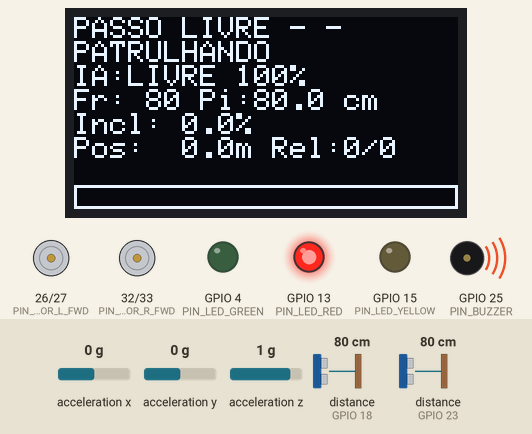
Recording of a sketch running on a simulated ESP32. Parts: 128×64 one-colour display, motor-driver pin pairs drawn as motors (green arrow = first pin HIGH = forward, orange = second pin HIGH = backward, longer = more drive), output pins drawn as LEDs (lit = HIGH), buzzer (waves = sounding). Wiring (from diagram.json): 2 × ultrasonic range finder: trigger GPIO 5, echo GPIO 18 / trigger GPIO 19, echo GPIO 23; MPU-6050 motion sensor at I2C address 0x68. The test bench sets the inputs (shaded band); at power-on: distance to the obstacle (sensors on GPIO 23, GPIO 18) 80 cm, acceleration x 0 g, acceleration y 0 g, acceleration z 1 g. The echo pulse lasts 58.3 µs per cm; WiFi joins after 1.5 s; servers stay silent unless stated; the local clock reads 2024-03-15 10:24:30 at power-on unless the sketch sets it; random numbers use the default seed unless the sketch sets one; no MQTT or app messages arrive unless stated; pins used as bus, display or sensor lines are not drawn; what the sketch prints to the serial monitor is not drawn.

Above: at 1.2 s.
1.3 s: distance to the obstacle (sensor on GPIO 23) set to 15 cm
At 2.8 s:
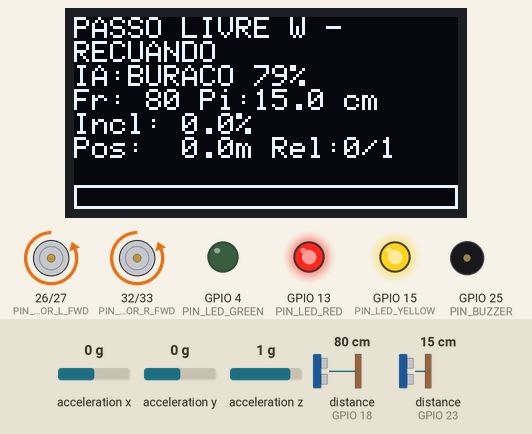
3.3 s: distance to the obstacle (sensor on GPIO 23) set to 11 cm
At 4.28 s:
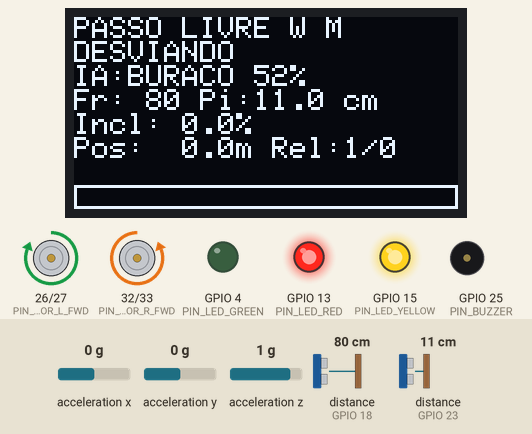
6.3 s: distance to the obstacle (sensor on GPIO 18) set to 70 cm
At 6.7 s:
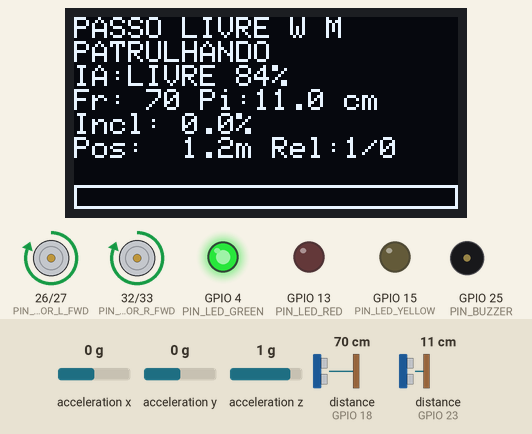
8.0 s: distance to the obstacle (sensor on GPIO 18) set to 64 cm
At 10.7 s:
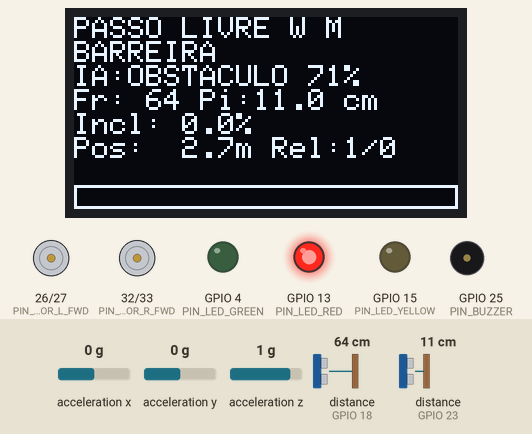
11.0 s: acceleration x set to -1.4 g
At 12.1 s:
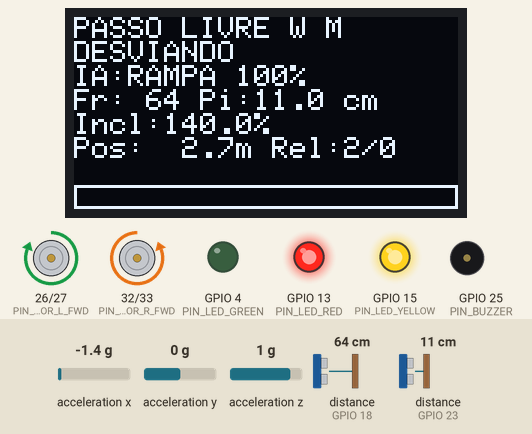
13.8 s: distance to the obstacle (sensor on GPIO 18) set to 13 cm
At 14.58 s:
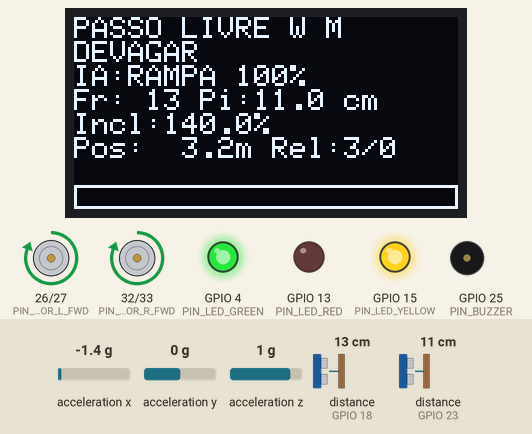
15.8 s: distance to the obstacle (sensor on GPIO 18) set to 10 cm
Timing chart, 0 to 18.8 s (numbered marks = the images above; inputs shaded):
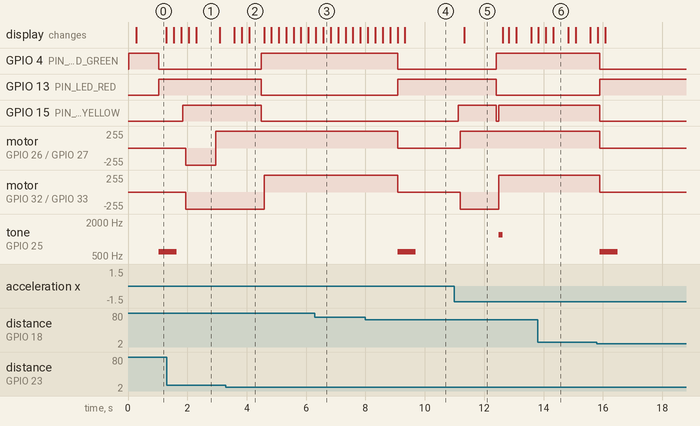

The sketch:

sketch.ino
```cpp
/*
 * ===================================================================
 *  PASSO LIVRE - Robô de vistoria de passagens acessíveis (Maker Lab)
 *  FIAP Global Solution 2026.2 - CitizenTech - Engenharia de Software 4º ano
 * ===================================================================
 *  O robô percorre um trecho de calçada, lê três sensores e um modelo
 *  TinyML embarcado (passo_livre_model.h) classifica cada janela de 1 s:
 *
 *     LIVRE | OBSTACULO | PESSOA | BURACO | DEGRAU | RAMPA
 *
 *  Barreiras confirmadas viram RELATOS georreferenciados, publicados via
 *  MQTT e exibidos no mapa colaborativo do Passo Livre.
 *
 *  Sensores
 *    - HC-SR04 frontal  : obstáculo/pessoa à frente
 *    - HC-SR04 de piso  : (SENSOR ADICIONAL) desnível - buraco ou degrau sem rampa
 *    - MPU6050          : (SENSOR ADICIONAL) inclinação - rampa acima de 8,33 % (NBR 9050)
 *  Atuadores: motores (pinos L298N), LEDs de estado, buzzer, OLED.
 * ===================================================================
 */
#include <WiFi.h>
#include <Wire.h>
#include <PubSubClient.h>
#include <Adafruit_GFX.h>
#include <Adafruit_SSD1306.h>
#include <math.h>
#include <time.h>
#include "passo_livre_model.h"

// ------------------------------------------------------------ configuração
#define DEVICE_ID     "robo-01"
#define WIFI_SSID     "Wokwi-GUEST"      // no carrinho real: rede do campus
#define WIFI_PASS     ""
#define MQTT_HOST     "broker.hivemq.com"
#define MQTT_PORT     1883
#define TOPIC_BASE    "passolivre/gs2026-4es"   // troque pelo ID da equipe
// Tópicos: <base>/relatos  (barreiras)   <base>/telemetria/<device> (posição/estado)

// ------------------------------------------------------------ pinos
#define PIN_FRONT_TRIG 5
#define PIN_FRONT_ECHO 18
#define PIN_FLOOR_TRIG 19
#define PIN_FLOOR_ECHO 23
#define PIN_LED_GREEN  4
#define PIN_LED_YELLOW 15
#define PIN_LED_RED    13
#define PIN_BUZZER     25
// L298N (carrinho físico). No Wokwi o movimento é simulado pela odometria.
#define PIN_MOTOR_L_FWD 26
#define PIN_MOTOR_L_REV 27
#define PIN_MOTOR_R_FWD 32
#define PIN_MOTOR_R_REV 33

#define MPU_ADDR 0x68
#define OLED_ADDR 0x3C

// ------------------------------------------------------------ parâmetros
const uint32_t SAMPLE_MS        = 100;    // 10 Hz -> janela de 1 s
const float    MAX_CM           = 400.0;
const float    SPEED_MPS        = 0.6;    // velocidade simulada de patrulha
const float    SPEED_SLOW_MPS   = 0.25;   // em rampa
const float    MIN_CONFIDENCE   = 0.70;
const int      CONFIRM_WINDOWS  = 3;      // classe precisa se repetir 3x seguidas (~300 ms)
const float    SAFETY_FLOOR_HI  = 18.0;   // reflexo: piso sumiu -> para JÁ, sem esperar a IA
const float    SAFETY_FLOOR_LO  = 5.0;    // reflexo: degrau à frente
const float    SAFETY_FRONT_CM  = 12.0;   // reflexo: colisão iminente
const uint32_t OBSTACLE_REPORT_MS = 2000; // obstáculo parado 2 s = barreira, não pedestre
const float    DEDUP_RADIUS_M   = 5.0;    // não repete o mesmo relato no mesmo lugar
const int      QUEUE_SIZE       = 20;     // relatos guardados se a rede cair

// Trecho simulado: calçada norte da Av. Paulista, entre a Al. Casa Branca e a R. Itapeva (~268 m)
const double ROUTE_A_LAT = -23.561224, ROUTE_A_LON = -46.656248;
const double ROUTE_B_LAT = -23.562969, ROUTE_B_LON = -46.654435;
const float  ROUTE_LEN_M = 268.0;

// ------------------------------------------------------------ estado
Adafruit_SSD1306 oled(128, 64, &Wire, -1);
WiFiClient net;
PubSubClient mqtt(net);

float bufFront[PL_WINDOW], bufFloor[PL_WINDOW], bufPitch[PL_WINDOW];
int   bufCount = 0;
float lastFront = MAX_CM, lastFloor = 10, lastPitch = 0;

enum RobotState { PATRULHANDO, DEVAGAR, AGUARDANDO_PESSOA, PARADO_BARREIRA, RECUANDO, DESVIANDO };
const char* STATE_NAMES[] = { "PATRULHANDO", "DEVAGAR", "AGUARD.PESSOA", "BARREIRA", "RECUANDO", "DESVIANDO" };
RobotState state = PATRULHANDO;
uint32_t stateSince = 0;

int   rawClass = PL_LIVRE, candClass = PL_LIVRE, candCount = 0;
int   confirmedClass = PL_LIVRE;
float confirmedConf = 1.0;
float probs[PL_N_CLASSES];

float posM = 0;      // posição no trecho (odometria)
int   direction = 1; // 1 = A->B, -1 = B->A
bool  safetyStop = false;
bool  obstacleReported = false;

struct Report { int cls; float posM; uint32_t at; };
Report lastReports[8]; int lastReportIdx = 0;
String queue[QUEUE_SIZE]; int qHead = 0, qCount = 0;
uint32_t reportSeq = 0, reportsSent = 0, bootId = 0;

// ------------------------------------------------------------ sensores
float readUltrasonic(int trig, int echo) {
  digitalWrite(trig, LOW);  delayMicroseconds(2);
  digitalWrite(trig, HIGH); delayMicroseconds(10);
  digitalWrite(trig, LOW);
  unsigned long us = pulseIn(echo, HIGH, 25000UL);     // 25 ms ~ 4 m
  if (us == 0) return MAX_CM;                          // eco perdido = nada ao alcance
  float cm = us * 0.0343f / 2.0f;
  return constrain(cm, 2.0f, MAX_CM);
}

void mpuInit() {
  Wire.beginTransmission(MPU_ADDR); Wire.write(0x6B); Wire.write(0); Wire.endTransmission(); // acorda
}

float readPitchDeg() {
  Wire.beginTransmission(MPU_ADDR); Wire.write(0x3B); Wire.endTransmission(false);
  if (Wire.requestFrom(MPU_ADDR, 6) != 6) return lastPitch;
  int16_t ax = (Wire.read() << 8) | Wire.read();
  int16_t ay = (Wire.read() << 8) | Wire.read();
  int16_t az = (Wire.read() << 8) | Wire.read();
  // eixo X apontado para a frente do robô
  return atan2f((float)ax, sqrtf((float)ay * ay + (float)az * az)) * 180.0f / PI;
}

void pushSample(float f, float fl, float p) {
  if (bufCount < PL_WINDOW) {
    bufFront[bufCount] = f; bufFloor[bufCount] = fl; bufPitch[bufCount] = p; bufCount++;
    return;
  }
  for (int i = 1; i < PL_WINDOW; i++) {
    bufFront[i - 1] = bufFront[i]; bufFloor[i - 1] = bufFloor[i]; bufPitch[i - 1] = bufPitch[i];
  }
  bufFront[PL_WINDOW - 1] = f; bufFloor[PL_WINDOW - 1] = fl; bufPitch[PL_WINDOW - 1] = p;
}

// ------------------------------------------------------------ atuadores
void motors(int left, int right) {   // -1 ré, 0 parado, 1 frente
  digitalWrite(PIN_MOTOR_L_FWD, left > 0);  digitalWrite(PIN_MOTOR_L_REV, left < 0);
  digitalWrite(PIN_MOTOR_R_FWD, right > 0); digitalWrite(PIN_MOTOR_R_REV, right < 0);
}

void leds(bool g, bool y, bool r) {
  digitalWrite(PIN_LED_GREEN, g); digitalWrite(PIN_LED_YELLOW, y); digitalWrite(PIN_LED_RED, r);
}

void beep(int freq, int ms) { tone(PIN_BUZZER, freq, ms); }

void setState(RobotState s) {
  if (s == state) return;
  state = s; stateSince = millis();
  Serial.printf("[estado] -> %s\n", STATE_NAMES[s]);
  switch (s) {
    case PATRULHANDO:       leds(1, 0, 0); break;
    case DEVAGAR:           leds(1, 1, 0); beep(1200, 120); break;
    case AGUARDANDO_PESSOA: leds(0, 1, 0); beep(1800, 80); break;   // aviso curto e gentil
    case PARADO_BARREIRA:   leds(0, 0, 1); beep(600, 600); break;   // alerta longo
    case RECUANDO:          leds(0, 1, 1); break;
    case DESVIANDO:         leds(0, 1, 1); break;
  }
}

// ------------------------------------------------------------ posição
void currentLatLon(double& lat, double& lon) {
  double t = posM / ROUTE_LEN_M;
  lat = ROUTE_A_LAT + (ROUTE_B_LAT - ROUTE_A_LAT) * t;
  lon = ROUTE_A_LON + (ROUTE_B_LON - ROUTE_A_LON) * t;
}

void advance(float mps, float dt) {
  posM += direction * mps * dt;
  if (posM >= ROUTE_LEN_M) { posM = ROUTE_LEN_M; direction = -1; }
  if (posM <= 0)           { posM = 0;           direction = 1;  }
}

// ------------------------------------------------------------ relatos
const char* reportType(int cls) {
  switch (cls) {
    case PL_OBSTACULO: return "OBSTACULO_CALCADA";
    case PL_BURACO:    return "BURACO";
    case PL_DEGRAU:    return "DEGRAU_SEM_RAMPA";
    case PL_RAMPA:     return "RAMPA_INCLINACAO_EXCESSIVA";
    default:           return nullptr;   // LIVRE e PESSOA não viram relato (LGPD: robô não registra pessoas)
  }
}

bool isDuplicate(int cls) {
  for (auto& r : lastReports)
    if (r.at && r.cls == cls && fabsf(r.posM - posM) < DEDUP_RADIUS_M && millis() - r.at < 120000) return true;
  return false;
}

void isoNow(char* out, size_t n) {
  struct tm t;
  if (getLocalTime(&t, 10)) strftime(out, n, "%Y-%m-%dT%H:%M:%SZ", &t);
  else if (n) out[0] = '\0';                          // sem NTP: backend usa a hora de chegada
}

void enqueue(const String& payload) {
  int idx = (qHead + qCount) % QUEUE_SIZE;
  if (qCount == QUEUE_SIZE) { qHead = (qHead + 1) % QUEUE_SIZE; qCount--; } // descarta o mais antigo
  queue[idx] = payload; qCount++;
}

void flushQueue() {
  while (qCount > 0 && mqtt.connected()) {
    if (!mqtt.publish(TOPIC_BASE "/relatos", queue[qHead].c_str())) break;
    reportsSent++;
    qHead = (qHead + 1) % QUEUE_SIZE; qCount--;
  }
}

void report(int cls, float conf) {
  const char* type = reportType(cls);
  if (!type || isDuplicate(cls)) return;

  double lat, lon; currentLatLon(lat, lon);
  char ts[25]; isoNow(ts, sizeof(ts));
  float slopePct = tanf(fabsf(lastPitch) * PI / 180.0f) * 100.0f;
  // relato_id único entre reinícios: hora UTC (NTP) ou, sem NTP, um número aleatório sorteado no boot
  time_t epoch = time(nullptr);
  char id[40]; snprintf(id, sizeof(id), "%s-%lu-%04lu", DEVICE_ID,
                        (unsigned long)(epoch > 1700000000 ? (uint32_t)epoch : bootId), (unsigned long)++reportSeq);

  char buf[512];
  snprintf(buf, sizeof(buf),
    "{\"schema\":\"passolivre.relato.v1\",\"relato_id\":\"%s\",\"device_id\":\"%s\","
    "\"origem\":\"robo_ultrassonico\",\"tipo\":\"%s\",\"confianca\":%.2f,"
    "\"lat\":%.6f,\"lon\":%.6f,\"posicao_m\":%.1f,"
    "\"medidas\":{\"frente_cm\":%.1f,\"piso_cm\":%.1f,\"inclinacao_pct\":%.1f},"
    "\"status\":\"pendente_validacao\",\"ts\":\"%s\",\"uptime_ms\":%lu}",
    id, DEVICE_ID, type, conf, lat, lon, posM,
    lastFront, lastFloor, slopePct, ts, (unsigned long)millis());

  lastReports[lastReportIdx] = { cls, posM, millis() };
  lastReportIdx = (lastReportIdx + 1) % 8;

  Serial.printf("[relato] %s\n", buf);
  enqueue(String(buf));
  flushQueue();
}

void publishTelemetry() {
  if (!mqtt.connected()) return;
  double lat, lon; currentLatLon(lat, lon);
  char buf[320];
  snprintf(buf, sizeof(buf),
    "{\"device_id\":\"%s\",\"lat\":%.6f,\"lon\":%.6f,\"posicao_m\":%.1f,\"estado\":\"%s\","
    "\"classe\":\"%s\",\"confianca\":%.2f,\"frente_cm\":%.1f,\"piso_cm\":%.1f,\"inclinacao_graus\":%.1f,"
    "\"fila\":%d,\"enviados\":%lu}",
    DEVICE_ID, lat, lon, posM, STATE_NAMES[state], PL_CLASS_NAMES[confirmedClass], confirmedConf,
    lastFront, lastFloor, lastPitch, qCount, (unsigned long)reportsSent);
  mqtt.publish(TOPIC_BASE "/telemetria/" DEVICE_ID, buf);
}

// ------------------------------------------------------------ rede (não bloqueante)
void networkTick() {
  static uint32_t lastTry = 0;
  static bool wifiLogged = false;
  if (WiFi.status() != WL_CONNECTED) { wifiLogged = false; return; }  // WiFi.begin reconecta sozinho
  if (!wifiLogged) { wifiLogged = true; Serial.printf("[wifi] conectado, IP %s\n", WiFi.localIP().toString().c_str()); }
  if (mqtt.connected()) { mqtt.loop(); flushQueue(); return; }
  if (millis() - lastTry < 3000) return;
  lastTry = millis();
  String cid = String("passolivre-") + DEVICE_ID + "-" + String((uint32_t)esp_random(), HEX);
  if (mqtt.connect(cid.c_str())) Serial.println("[mqtt] conectado");
  else Serial.printf("[mqtt] falhou (rc=%d), tentando de novo\n", mqtt.state());
}

// ------------------------------------------------------------ IA + decisão
void classify() {
  float feat[PL_N_FEATURES];
  pl_extract_features(bufFront, bufFloor, bufPitch, PL_WINDOW, feat);
  rawClass = pl_predict(feat, probs);

  // filtro temporal: só muda de classe com confiança e repetição
  if (probs[rawClass] >= MIN_CONFIDENCE && rawClass == candClass) candCount++;
  else { candClass = rawClass; candCount = (probs[rawClass] >= MIN_CONFIDENCE) ? 1 : 0; }

  if (candCount >= CONFIRM_WINDOWS && candClass != confirmedClass) {
    confirmedClass = candClass;
    confirmedConf = probs[candClass];
    obstacleReported = false;
    Serial.printf("[ia] %s (%.0f%%)  feat=[%.0f %.0f %.1f %.0f %.1f %.2f %.1f]\n",
                  PL_CLASS_NAMES[confirmedClass], confirmedConf * 100,
                  feat[0], feat[1], feat[2], feat[3], feat[4], feat[5], feat[6]);
  } else if (candClass == confirmedClass) {
    confirmedConf = probs[candClass];
  }
}

void decide(float dt) {
  // 1) Reflexo de segurança: independe da IA (a IA classifica, a regra protege)
  safetyStop = (lastFloor > SAFETY_FLOOR_HI || lastFloor < SAFETY_FLOOR_LO || lastFront < SAFETY_FRONT_CM);

  uint32_t inState = millis() - stateSince;

  switch (state) {
    case RECUANDO:
      motors(-1, -1); advance(SPEED_SLOW_MPS, -dt);  // dá ré
      if (inState > 1000) setState(DESVIANDO);
      return;
    case DESVIANDO:                                  // gira para contornar
      motors(1, -1);
      if (inState > 1200 && !safetyStop && confirmedClass != PL_OBSTACULO
          && confirmedClass != PL_BURACO && confirmedClass != PL_DEGRAU) setState(PATRULHANDO);
      return;
    default: break;
  }

  if (safetyStop && state != PARADO_BARREIRA) { motors(0, 0); setState(PARADO_BARREIRA); }

  switch (confirmedClass) {
    case PL_LIVRE:
      if (!safetyStop) { setState(PATRULHANDO); motors(1, 1); advance(SPEED_MPS, dt); }
      break;

    case PL_RAMPA:  // continua, devagar, e registra a rampa fora da norma
      if (!safetyStop) { setState(DEVAGAR); motors(1, 1); advance(SPEED_SLOW_MPS, dt); }
      report(PL_RAMPA, confirmedConf);
      break;

    case PL_PESSOA: // dá passagem, avisa, não registra nada
      motors(0, 0); setState(AGUARDANDO_PESSOA);
      break;

    case PL_OBSTACULO:
      motors(0, 0); setState(PARADO_BARREIRA);
      // pedestre para e sai; carro/entulho fica. Só relata se continuar lá.
      if (!obstacleReported && millis() - stateSince > OBSTACLE_REPORT_MS) {
        report(PL_OBSTACULO, confirmedConf); obstacleReported = true; setState(DESVIANDO);
      }
      break;

    case PL_BURACO:
    case PL_DEGRAU:
      motors(0, 0);
      if (!obstacleReported) {
        setState(PARADO_BARREIRA);
        report(confirmedClass, confirmedConf); obstacleReported = true;
      } else if (millis() - stateSince > 800) {
        setState(RECUANDO);
      }
      break;
  }
}

// ------------------------------------------------------------ display
void drawOled() {
  double lat, lon; currentLatLon(lat, lon);
  oled.clearDisplay();
  oled.setTextSize(1); oled.setTextColor(SSD1306_WHITE);
  oled.setCursor(0, 0);
  oled.printf("PASSO LIVRE %s %s\n", WiFi.status() == WL_CONNECTED ? "W" : "-", mqtt.connected() ? "M" : "-");
  oled.printf("%s\n", STATE_NAMES[state]);
  oled.printf("IA:%s %d%%\n", PL_CLASS_NAMES[confirmedClass], (int)(confirmedConf * 100));
  oled.printf("Fr:%3.0f Pi:%4.1f cm\n", lastFront, lastFloor);
  oled.printf("Incl:%4.1f%% %s\n", tanf(fabsf(lastPitch) * PI / 180) * 100, safetyStop ? "STOP" : "");
  oled.printf("Pos:%5.1fm Rel:%lu/%d\n", posM, (unsigned long)reportsSent, qCount);
  int w = (int)(posM / ROUTE_LEN_M * 127);           // barra de progresso no trecho
  oled.drawRect(0, 56, 128, 8, SSD1306_WHITE);
  oled.fillRect(0, 56, w, 8, SSD1306_WHITE);
  oled.display();
}

// ------------------------------------------------------------ setup/loop
void setup() {
  Serial.begin(115200);
  pinMode(PIN_FRONT_TRIG, OUTPUT); pinMode(PIN_FRONT_ECHO, INPUT);
  pinMode(PIN_FLOOR_TRIG, OUTPUT); pinMode(PIN_FLOOR_ECHO, INPUT);
  int outs[] = { PIN_LED_GREEN, PIN_LED_YELLOW, PIN_LED_RED, PIN_BUZZER,
                 PIN_MOTOR_L_FWD, PIN_MOTOR_L_REV, PIN_MOTOR_R_FWD, PIN_MOTOR_R_REV };
  for (int p : outs) pinMode(p, OUTPUT);

  Wire.begin(21, 22);
  mpuInit();
  if (!oled.begin(SSD1306_SWITCHCAPVCC, OLED_ADDR)) Serial.println("[oled] não encontrado");

  WiFi.mode(WIFI_STA);
  WiFi.begin(WIFI_SSID, WIFI_PASS, 6);   // canal 6 = conexão rápida no Wokwi
  mqtt.setServer(MQTT_HOST, MQTT_PORT);
  mqtt.setBufferSize(768);
  configTime(0, 0, "pool.ntp.org");

  bootId = esp_random();
  leds(1, 0, 0); stateSince = millis();
  Serial.println("Passo Livre - robô iniciado. Ajuste os sensores no Wokwi para simular a calçada.");
}

void loop() {
  static uint32_t lastSample = 0, lastTelemetry = 0, lastDraw = 0;
  uint32_t now = millis();

  networkTick();

  if (now - lastSample >= SAMPLE_MS) {
    float dt = (now - lastSample) / 1000.0f;
    lastSample = now;
    lastFront = readUltrasonic(PIN_FRONT_TRIG, PIN_FRONT_ECHO);
    lastFloor = readUltrasonic(PIN_FLOOR_TRIG, PIN_FLOOR_ECHO);
    lastPitch = readPitchDeg();
    pushSample(lastFront, lastFloor, lastPitch);
    if (bufCount >= PL_WINDOW) { classify(); decide(dt); }
  }
  if (now - lastTelemetry >= 2000) { lastTelemetry = now; publishTelemetry(); }
  if (now - lastDraw >= 250)       { lastDraw = now; drawOled(); }
}
```

Source omitted: passo_livre_model.h (5882 bytes)

Measured:
- the behaviour switches between 14 and 13 cm on distance to the obstacle (sensor on GPIO 23) (found by bisection; images 1 and 2)
- the behaviour switches between 65 and 64 cm on distance to the obstacle (sensor on GPIO 18) (found by bisection; images 3 and 4)
- after the input at 3.3 s, GPIO 4 (PIN_LED_GREEN): LOW → HIGH after 1.2 s; GPIO 13 (PIN_LED_RED), GPIO 15 (PIN_LED_YELLOW): HIGH → LOW after 1.2 s; motor on GPIO 32 (PIN_MOTOR_R_FWD) / GPIO 33 (PIN_MOTOR_R_REV): backward 255/255 → forward 255/255 after 1.3 s; the display: first changes after 0.28 s (image 2 shows a later state)
- after the input at 8.0 s, GPIO 4 (PIN_LED_GREEN): HIGH → LOW after 1.1 s; GPIO 13 (PIN_LED_RED): LOW → HIGH after 1.1 s
- after the input at 11.0 s, GPIO 4 (PIN_LED_GREEN): LOW → HIGH after 1.4 s; GPIO 13 (PIN_LED_RED): HIGH → LOW after 1.4 s; tone on GPIO 25 (PIN_BUZZER): silent → 1200 Hz after 1.5 s, → silent 0.12 s later
- after the input at 15.8 s, GPIO 4 (PIN_LED_GREEN): HIGH → LOW after 0.10 s; GPIO 13 (PIN_LED_RED): LOW → HIGH after 0.10 s
- what the display in image 0 shows lasts 1.0 s, from 0.3 s to 1.3 s
